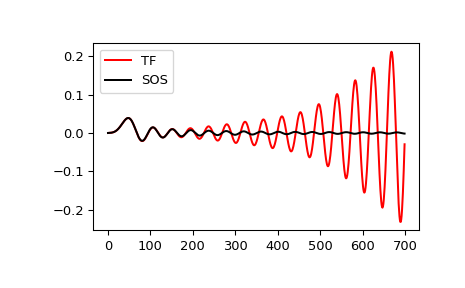

Write Python code to recreate this figure.
# Plot a 13th-order filter's impulse response using both `lfilter` and
# `sosfilt`, showing the instability that results from trying to do a
# 13th-order filter in a single stage (the numerical error pushes some poles
# outside of the unit circle):

import matplotlib.pyplot as plt
from scipy import signal
b, a = signal.ellip(13, 0.009, 80, 0.05, output='ba')
sos = signal.ellip(13, 0.009, 80, 0.05, output='sos')
x = signal.unit_impulse(700)
y_tf = signal.lfilter(b, a, x)
y_sos = signal.sosfilt(sos, x)
plt.plot(y_tf, 'r', label='TF')
plt.plot(y_sos, 'k', label='SOS')
plt.legend(loc='best')
plt.show()
